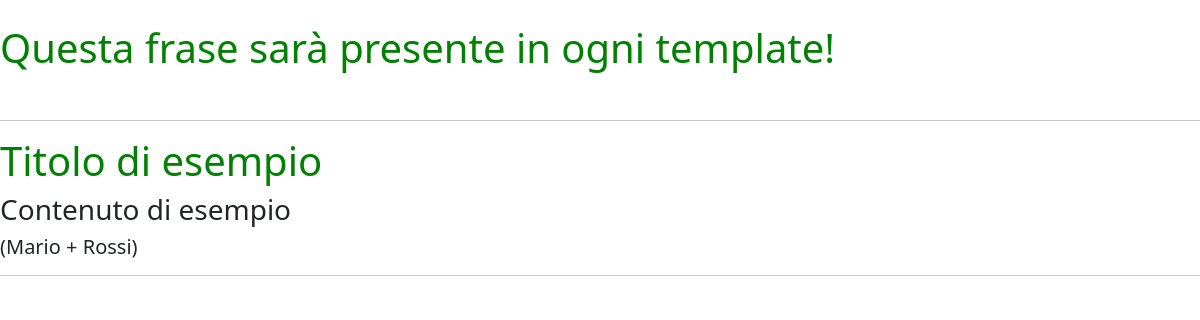
Screenshot of /articolo/1 with the database file from the repository.
### news/models.py (models this page shows, shortened)
class Articolo(models.Model):
    titolo = models.CharField(max_length=100)
    contenuto = models.TextField()
    giornalista = models.ForeignKey(Giornalista,on_delete=models.CASCADE,related_name='articoli')
    class Meta:
        verbose_name = 'Articolo'
        verbose_name_plural = 'Articoli'

class Giornalista(models.Model):
    nome = models.CharField(max_length=20)
    cognome = models.CharField(max_length=20)
    def __str__(self):
        return f'({self.nome} + {self.cognome})'
    class Meta:
        verbose_name = 'Giornalista'
        verbose_name_plural = 'Giornalisti'

### news/views.py (the view)
# urls.py: path('articolo/<int:pk>', ArticoloDetailViewCB.as_view() , name='articoloDetail'),
class ArticoloDetailViewCB(DetailView):
    model = Articolo
    template_name = 'articoloDetail.html'

### news/templates/articoloDetail.html
{% extends 'base.html' %}
{% block content %}
<h1>{{articolo.titolo}}</h1>
<h3>{{articolo.contenuto}}</h3>
<h5>{{articolo.giornalista}}</h5>
{% endblock content %}

### news/static/style.css (style rules this page uses)
h1 { color: green; }

### rows the page displays
Articolo: titolo "Titolo di esempio", contenuto "Contenuto di esempio", giornalista "(Mario + Rossi)"
